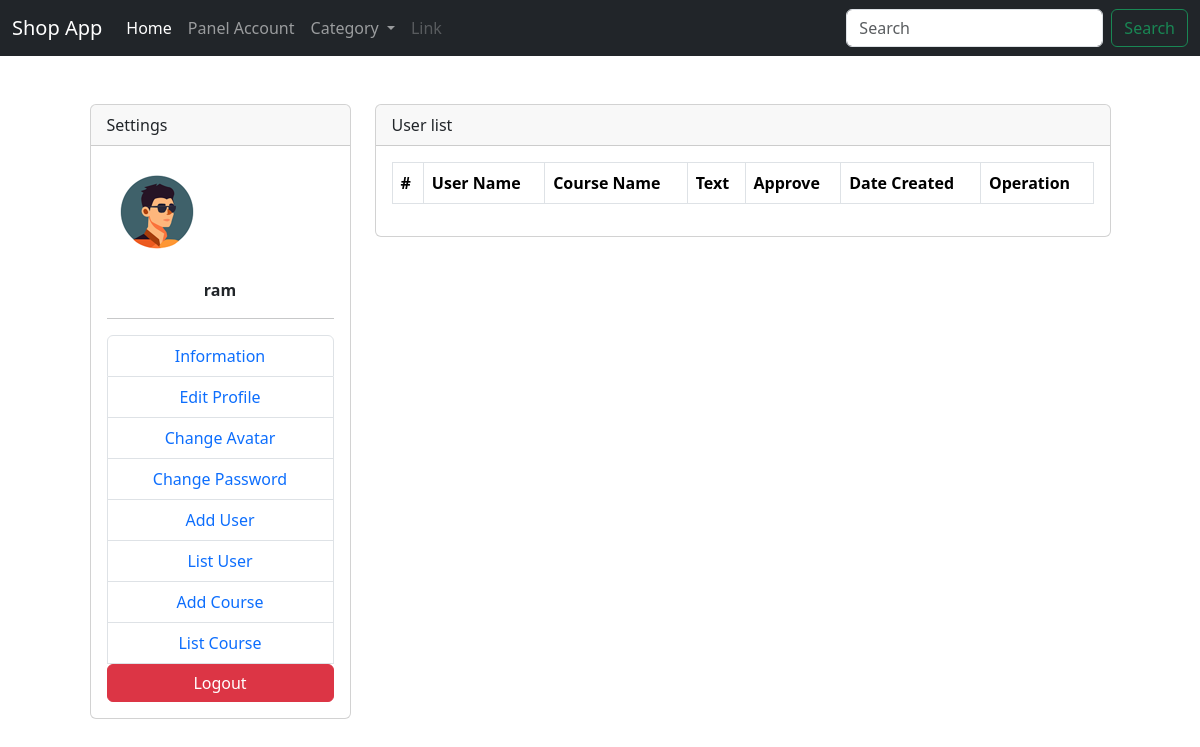
Page /admin/comments (signed in) on the earlier database version.
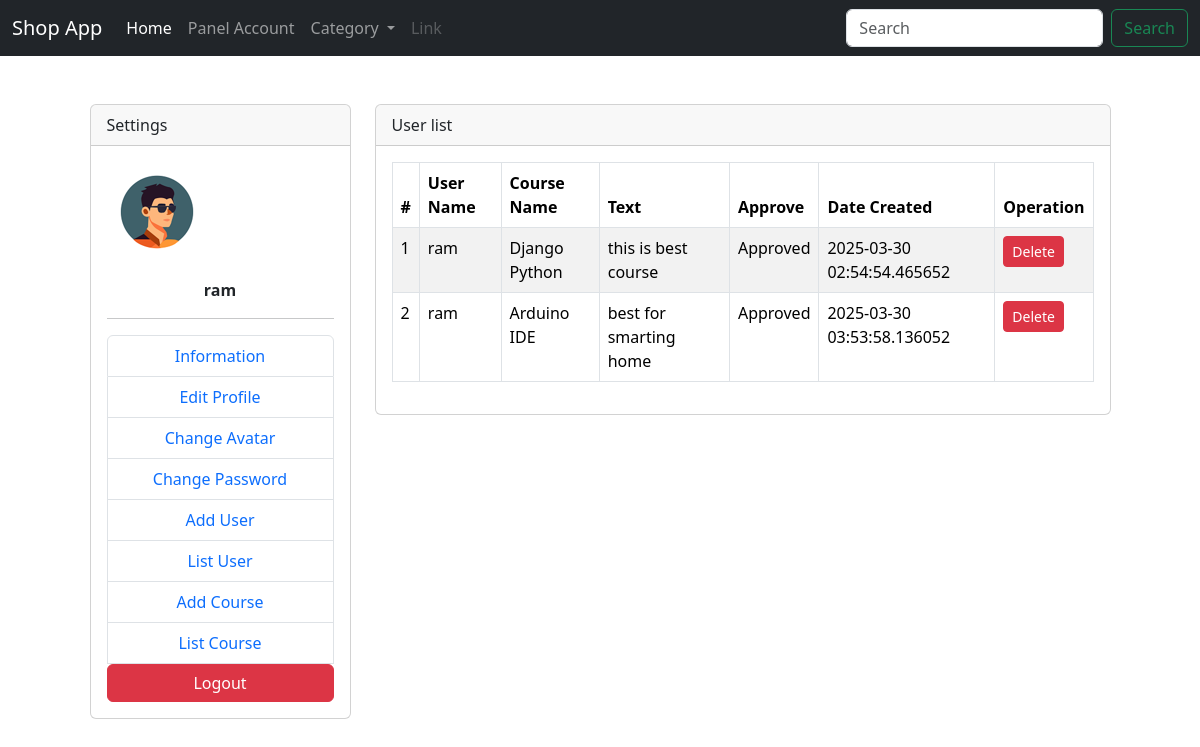
Same page on the later database version.
### models.py (models this page shows, shortened)
class Comment(db.Model):
    __tablename__ = 'comments'
    id = Column(Integer, primary_key=True)
    user_id = Column(Integer, ForeignKey('user.id'), nullable=True)
    course_id = Column(Integer, ForeignKey('courses.id'), nullable=True)
    text = Column(Text)
    status = Column(Boolean, default=False)
    created_at = Column(DateTime, default=datetime.now())
    def getCourseName(self):
        course = Course.query.filter_by(id=self.course_id).first()
        return course.title
    def getUserName(self):
        usr = User.query.filter_by(id=self.user_id).first()
        return usr.name
    def getApprove(self):
        if self.status:
            return 'Approved'
        else:
            return 'Not Approved'

class User(db.Model, UserMixin):
    __tablename__='user'
    id = db.Column(db.Integer, primary_key=True)
    name = db.Column(db.String(80), nullable=False)
    email = db.Column(db.String(120), unique=True, nullable=False)
    password = db.Column(db.String)
    avatar=db.Column(db.String,default='/uploads/avatar.png')
    admin= db.Column(db.Boolean ,default=False)
    date_created = db.Column(db.DateTime, default=datetime.now)

class Course(db.Model):
  __tablename__='courses'
  id=Column(Integer,primary_key=True)
  title=Column(String)
  slug=Column(String)
  price=Column(String,default=0)
  content=Column(Text)
  image=Column(String,default='/uploads/avatar.png')
  CommentCount=Column(Integer,default=0)
  students=Column(String, nullable=False, default="")
  category_id=Column(Integer,ForeignKey('categories.id'))
  ViewCount=Column(Integer,default=0)
  time=Column(String,default='00:00:00')
  user_id=Column(Integer,ForeignKey('user.id'))
  date_created=db.Column(db.DateTime, default=datetime.now)
  updated_post=Column(db.DateTime,default=datetime.now,onupdate=datetime.now)

### controller/admin.py (the view)
    @login_required
    def GetCommentList(self):
        if request.method == 'POST':
            Comment.query.filter_by(id=request.args.get('id')).delete()
            db.session.commit()
            comments = Comment.query.all()
            return render_template('admin/CommentList.html', comments=comments)
        return render_template('admin/CommentList.html', comments=Comment.query.all())

### extensions.py (called while the page is built)
@loginmanager.user_loader
def user_loader(user_id):
    from models import User
    return User.query.get(user_id)

### templates/admin/CommentList.html (shortened to what this page needs)
{% extends "./Layout/base.html" %}
{% block content %}
<div class="container mt-5">
    <div class="row justify-content-center">
        {% include "./Layout/AdminMenu.html" %}
        <div class="col-8">
            <div class="card">
                <div class="card-header">User list</div>
                <div class="card-body">
                    <table class="table table-bordered table-striped">
                        <thead>
                            <tr>
                                <th scope="col">#</th>
                                <th scope="col">User Name</th>
                                <th scope="col">Course Name</th>
                                <th scope="col">Text</th>
                                <th scope="col">Approve</th>
                                <th scope="col">Date Created</th>
                                <th scope="col">Operation</th>
                            </tr>
                        </thead>
                        <tbody>
                            {% for comment in comments %}
                                <tr>
                                    <td>{{ loop.index }}</td>
                                    <td>{{ comment.getUserName() }}</td>
                                    <td>{{ comment.getCourseName() }}</td>
                                    <td>{{ comment.text }}</td>
                                    <td>{{ comment.getApprove() }}</td>
                                    <td>{{ comment.created_at }}</td>
                                    <td>
                                        <div class="btn-group" role="group">
                                            <form action="{{ url_for('admin.GetCommentList') }}?id={{ comment.id }}" method="post">
                                                <button class="btn btn-danger btn-sm">Delete</button>
                                            </form>
                                        </div>
                                    </td>
                                </tr>
                            {% endfor %}
                        </tbody>
                    </table>
                </div>
            </div>
        </div>
    </div>
</div>
{% endblock %}

Differences in the rows shown:
added Comment: getUserName "ram", getCourseName "Django Python", text "this is best course", getApprove "Approved", created_at "2025-03-30 02:54:54.465652"
added Comment: getUserName "ram", getCourseName "Arduino IDE", text "best for smarting home", getApprove "Approved", created_at "2025-03-30 03:53:58.136052"
